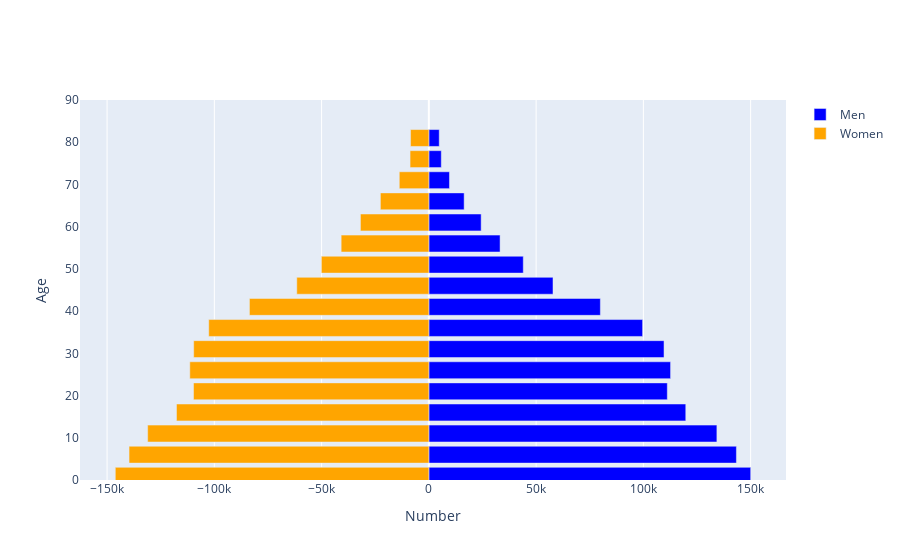
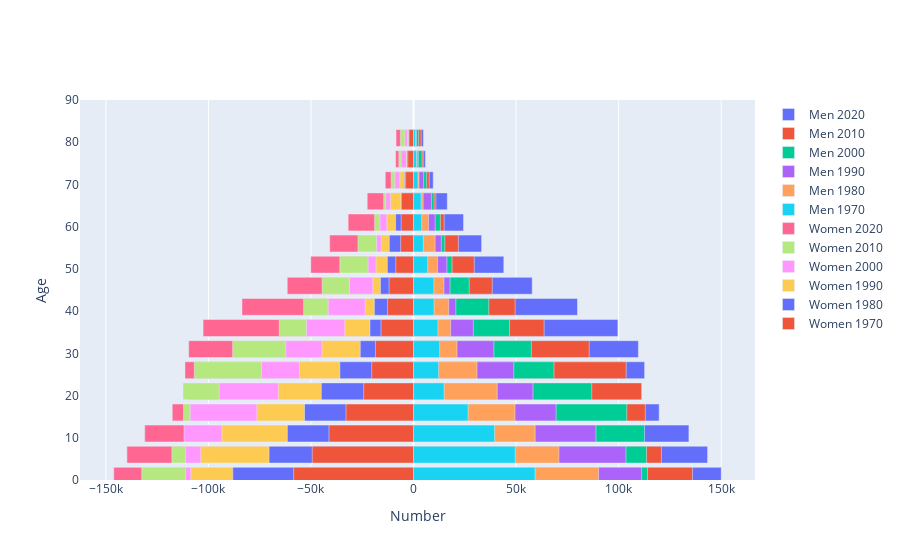

The cell these charts' notebook holds for them, in order:
### Code cell
#calling pop_pyramid_df on Botswana 
result, dfz, age_rangez = pop_pyramid_df(range(0,80,5), "BWA")

py.init_notebook_mode(connected=True)

#calling graph_pop_pyramid on newly defined fpr Botswana dfz
graph_pop_pyramid(dfz, age_rangez, 2020, 'blue', 'orange')

#calling graph_pop_pyramid_years on newly defined for Botswana dfz
graph_pop_pyramid_years(dfz, age_rangez, range(2020,1960, -10))

### Figure 1 — Plotly figure (JSON) as saved in the notebook; plotly's stock layout.template omitted (floating-point values rounded to 4 significant figures)
{"data": [{"hoverinfo": "skip", "marker": {"color": "blue"}, "name": "Men", "orientation": "h", "type": "bar", "x": [150033, 143378, 134270, 119764, 111166, 112678, 109632, 99640, 79951, 57874, 44020, 33205, 24387, 16458, 9612, 5798, 4843], "y": [1, 6, 11, 16, 21, 26, 31, 36, 41, 46, 51, 56, 61, 66, 71, 76, 81]}, {"hoverinfo": "skip", "marker": {"color": "orange"}, "name": "Women", "orientation": "h", "type": "bar", "x": [-146162, -139746, -131076, -117640, -109699, -111431, -109624, -102611, -83636, -61566, -50099, -40877, -31884, -22585, -13784, -8753, -8523], "y": [1, 6, 11, 16, 21, 26, 31, 36, 41, 46, 51, 56, 61, 66, 71, 76, 81]}], "layout": {"autosize": true, "barmode": "overlay", "xaxis": {"autorange": true, "range": [-162600.0, 166500.0], "title": {"text": "Number"}, "type": "linear"}, "yaxis": {"range": [0, 90], "title": {"text": "Age"}, "type": "linear"}}}

### Figure 2 — Plotly figure (JSON) as saved in the notebook; plotly's stock layout.template omitted (floating-point values rounded to 4 significant figures)
{"data": [{"hoverinfo": "skip", "name": "Men 2020", "orientation": "h", "type": "bar", "x": [150033, 143378, 134270, 119764, 111166, 112678, 109632, 99640, 79951, 57874, 44020, 33205, 24387, 16458, 9612, 5798, 4843], "y": [1, 6, 11, 16, 21, 26, 31, 36, 41, 46, 51, 56, 61, 66, 71, 76, 81]}, {"hoverinfo": "skip", "name": "Men 2010", "orientation": "h", "type": "bar", "x": [136009, 120876, 112088, 113015, 111207, 103704, 85644, 63677, 49539, 38394, 29613, 21888, 14950, 10899, 7676, 4751, 3702], "y": [1, 6, 11, 16, 21, 26, 31, 36, 41, 46, 51, 56, 61, 66, 71, 76, 81]}, {"hoverinfo": "skip", "name": "Men 2000", "orientation": "h", "type": "bar", "x": [114055, 113613, 112617, 103972, 86888, 68506, 57451, 46802, 36688, 27148, 18808, 15241, 13097, 10031, 6394, 4155, 2479], "y": [1, 6, 11, 16, 21, 26, 31, 36, 41, 46, 51, 56, 61, 66, 71, 76, 81]}, {"hoverinfo": "skip", "name": "Men 1990", "orientation": "h", "type": "bar", "x": [111208, 103581, 88944, 69531, 58228, 48875, 39182, 29170, 20620, 17812, 16247, 13554, 10547, 8722, 4912, 2337, 1398], "y": [1, 6, 11, 16, 21, 26, 31, 36, 41, 46, 51, 56, 61, 66, 71, 76, 81]}, {"hoverinfo": "skip", "name": "Men 1980", "orientation": "h", "type": "bar", "x": [90236, 70877, 59280, 49444, 40783, 30928, 21190, 18108, 17161, 14820, 11716, 10516, 7316, 4688, 2653, 1750, 1087], "y": [1, 6, 11, 16, 21, 26, 31, 36, 41, 46, 51, 56, 61, 66, 71, 76, 81]}, {"hoverinfo": "skip", "name": "Men 1970", "orientation": "h", "type": "bar", "x": [59232, 49578, 39536, 26626, 14929, 12211, 12742, 11916, 10031, 9923, 6919, 4763, 4006, 3679, 2191, 1511, 1031], "y": [1, 6, 11, 16, 21, 26, 31, 36, 41, 46, 51, 56, 61, 66, 71, 76, 81]}, {"hoverinfo": "skip", "name": "Women 2020", "orientation": "h", "type": "bar", "x": [-146162, -139746, -131076, -117640, -109699, -111431, -109624, -102611, -83636, -61566, -50099, -40877, -31884, -22585, -13784, -8753, -8523], "y": [1, 6, 11, 16, 21, 26, 31, 36, 41, 46, 51, 56, 61, 66, 71, 76, 81]}, {"hoverinfo": "skip", "name": "Women 2010", "orientation": "h", "type": "bar", "x": [-132496, -117783, -109567, -112155, -112415, -106858, -88185, -65468, -53597, -44556, -35929, -27082, -18945, -14547, -10888, -7159, -6405], "y": [1, 6, 11, 16, 21, 26, 31, 36, 41, 46, 51, 56, 61, 66, 71, 76, 81]}, {"hoverinfo": "skip", "name": "Women 2000", "orientation": "h", "type": "bar", "x": [-111189, -111227, -111915, -108875, -94808, -74137, -62294, -52172, -41588, -31257, -22119, -18037, -16365, -13590, -9157, -6095, -4220], "y": [1, 6, 11, 16, 21, 26, 31, 36, 41, 46, 51, 56, 61, 66, 71, 76, 81]}, {"hoverinfo": "skip", "name": "Women 1990", "orientation": "h", "type": "bar", "x": [-108579, -103768, -93429, -76373, -65915, -55620, -44582, -33513, -23583, -19859, -18267, -15800, -13008, -11234, -6638, -3482, -2948], "y": [1, 6, 11, 16, 21, 26, 31, 36, 41, 46, 51, 56, 61, 66, 71, 76, 81]}, {"hoverinfo": "skip", "name": "Women 1980", "orientation": "h", "type": "bar", "x": [-88131, -70440, -61536, -53156, -44972, -35914, -25970, -21239, -19096, -16124, -12773, -11816, -8731, -6124, -4364, -3215, -2433], "y": [1, 6, 11, 16, 21, 26, 31, 36, 41, 46, 51, 56, 61, 66, 71, 76, 81]}, {"hoverinfo": "skip", "name": "Women 1970", "orientation": "h", "type": "bar", "x": [-58432, -49380, -41226, -32909, -24306, -20401, -18561, -15856, -12656, -11908, -8658, -6291, -6030, -5923, -3869, -2806, -2212], "y": [1, 6, 11, 16, 21, 26, 31, 36, 41, 46, 51, 56, 61, 66, 71, 76, 81]}], "layout": {"autosize": true, "barmode": "overlay", "xaxis": {"autorange": true, "range": [-162600.0, 166500.0], "title": {"text": "Number"}, "type": "linear"}, "yaxis": {"range": [0, 90], "title": {"text": "Age"}, "type": "linear"}}}
